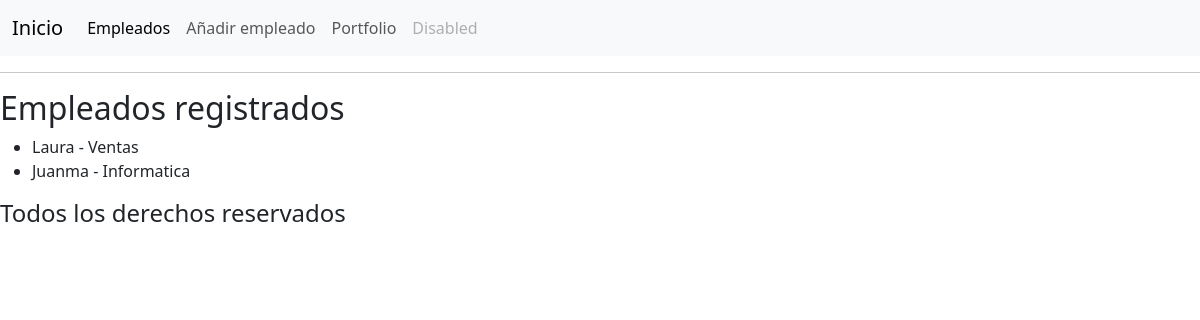
/empleados/, run on the app's committed database.
### empleados/models.py (models this page shows, shortened)
class Empleado(models.Model):
    nombre = models.CharField(max_length=100)
    email = models.EmailField()
    departamento = models.ForeignKey(Departamento, on_delete=models.CASCADE)

class Departamento(models.Model):
    nombre = models.CharField(max_length=100)

### empleados/views.py (the view)
# urls.py: path('empleados/', views.empleados_list, name='empleados'),
def empleados_list(request):
    empleados = Empleado.objects.select_related('departamento').all()  # Agregué .all()
    return render(request, 'empleados/list.html', {'empleados': empleados})

### empleados/templates/empleados/list.html (shortened to what this page needs)
{% extends 'empleados/base.html' %}
{% block content %}
    <h2>Empleados registrados</h2>
    <ul>
        {% for emp in empleados %}
            <li>{{ emp.nombre }} - {{ emp.departamento.nombre }}</li>
        {% endfor %}
    </ul>
{% endblock %}

### data on the page
Empleado: nombre "Laura", departamento.nombre "Ventas"
Empleado: nombre "Juanma", departamento.nombre "Informatica"
